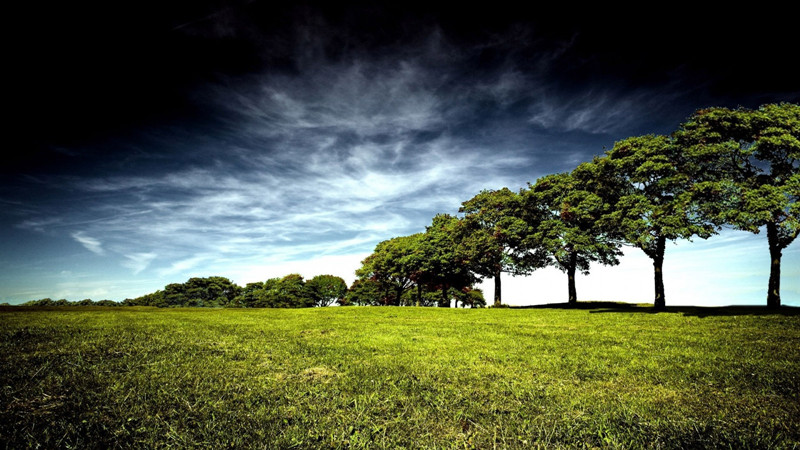
//> input picture data/24.jpg, 800 x 450 px
$ ./67_AffineTransform   (built with g++ and OpenCV 4)
//> lines starting //> are read from the running program, lines starting //| are printed output that depends on the picture

//--------------------------------------【程序说明】-------------------------------------------
//		程序说明：《OpenCV3编程入门》OpenCV3版书本配套示例程序67
//		程序描述：仿射变换综合示例
//		开发测试所用操作系统： Windows 7 64bit
//		开发测试所用IDE版本：Visual Studio 2010
//		开发测试所用OpenCV版本：	3.0 beta
//		2014年11月 Created by @浅墨_毛星云
//		2014年12月 Revised by @浅墨_毛星云
//------------------------------------------------------------------------------------------------


//---------------------------------【头文件、命名空间包含部分】----------------------------
//		描述：包含程序所使用的头文件和命名空间
//------------------------------------------------------------------------------------------------
#include "opencv2/highgui/highgui.hpp"
#include "opencv2/imgproc/imgproc.hpp"
#include <iostream>
using namespace cv;
using namespace std;


//-----------------------------------【宏定义部分】--------------------------------------------
//		描述：定义一些辅助宏
//------------------------------------------------------------------------------------------------
#define WINDOW_NAME1 "source"					//为窗口标题定义的宏
#define WINDOW_NAME2 "Warp"        //为窗口标题定义的宏
#define WINDOW_NAME3 "Warp_Rotate"        //为窗口标题定义的宏


//-----------------------------------【main( )函数】--------------------------------------------
//		描述：控制台应用程序的入口函数，我们的程序从这里开始执行
//-----------------------------------------------------------------------------------------------
int main(  )
{

	//定义两组点，代表两个三角形
	Point2f srcTriangle[3];
	Point2f dstTriangle[3];
	//定义一些Mat变量
	Mat rotMat( 2, 3, CV_32FC1 );
	Mat warpMat( 2, 3, CV_32FC1 );
	Mat srcImage, dstImage_warp, dstImage_warp_rotate;

	//【2】加载源图像并作一些初始化
	srcImage = imread( "./data/24.jpg", 1 );
//> srcImage is the input picture: 450 rows x 800 cols, CV_8UC3; mean B, G, R 65.4, 85, 76.5
	if(!srcImage.data ) { printf("read error \n"); return false; }
	// 设置目标图像的大小和类型与源图像一致
	dstImage_warp = Mat::zeros( srcImage.rows, srcImage.cols, srcImage.type() );

	//【3】设置源图像和目标图像上的三组点以计算仿射变换
	srcTriangle[0] = Point2f( 0,0 );
	srcTriangle[1] = Point2f( static_cast<float>(srcImage.cols - 1), 0 );
	srcTriangle[2] = Point2f( 0, static_cast<float>(srcImage.rows - 1 ));

	dstTriangle[0] = Point2f( static_cast<float>(srcImage.cols*0.0), static_cast<float>(srcImage.rows*0.33));
	dstTriangle[1] = Point2f( static_cast<float>(srcImage.cols*0.95), static_cast<float>(srcImage.rows*0.05));
	dstTriangle[2] = Point2f( static_cast<float>(srcImage.cols*0.15), static_cast<float>(srcImage.rows*0.6));

	//【4】求得仿射变换
	warpMat = getAffineTransform( srcTriangle, dstTriangle );

	//【5】对源图像应用刚刚求得的仿射变换
	warpAffine( srcImage, dstImage_warp, warpMat, dstImage_warp.size() );
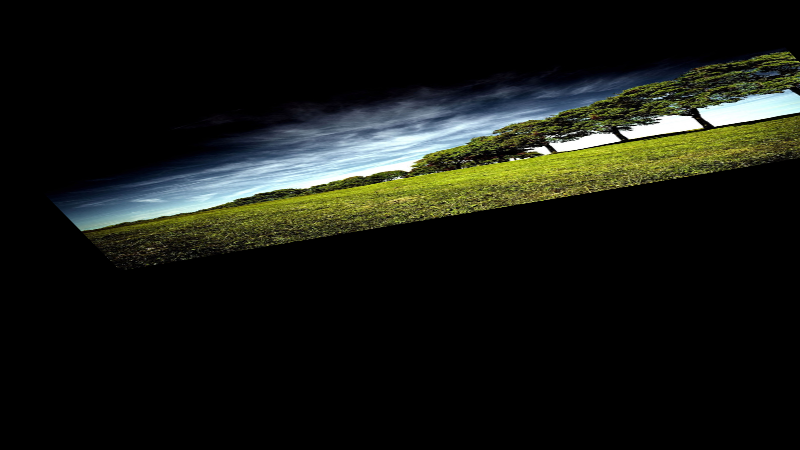
//> dstImage_warp: 450 rows x 800 cols, CV_8UC3; mean B, G, R 19.1, 24.7, 22.2

	//【6】对图像进行缩放后再旋转
	// 计算绕图像中点顺时针旋转50度缩放因子为0.6的旋转矩阵
	Point center = Point( dstImage_warp.cols/2, dstImage_warp.rows/2 );
//> center = Point(400, 225)
	double angle = -50.0;
	double scale = 0.6;
	// 通过上面的旋转细节信息求得旋转矩阵
	rotMat = getRotationMatrix2D( center, angle, scale );
	// 旋转已缩放后的图像
	warpAffine( dstImage_warp, dstImage_warp_rotate, rotMat, dstImage_warp.size() );
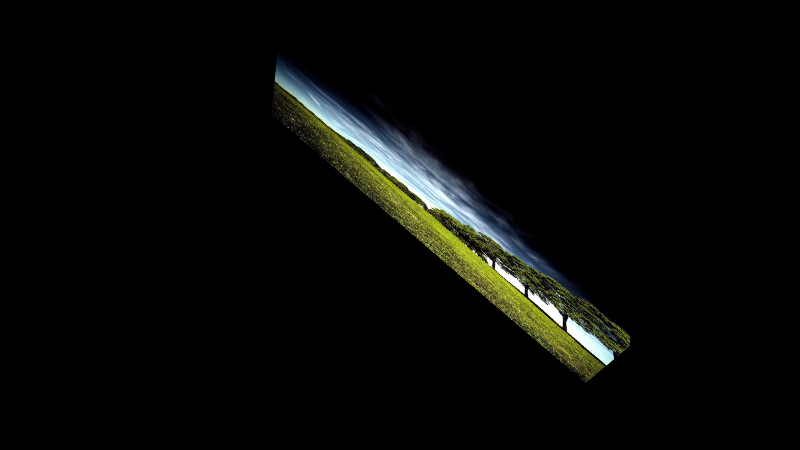
//> dstImage_warp_rotate: 450 rows x 800 cols, CV_8UC3; mean B, G, R 6.9, 8.9, 8


	//【7】显示结果
	imshow( WINDOW_NAME1, srcImage );
	imshow( WINDOW_NAME2, dstImage_warp );
	imshow( WINDOW_NAME3, dstImage_warp_rotate );

	// 等待用户按任意按键退出程序
	waitKey(0);

	return 0;
}
